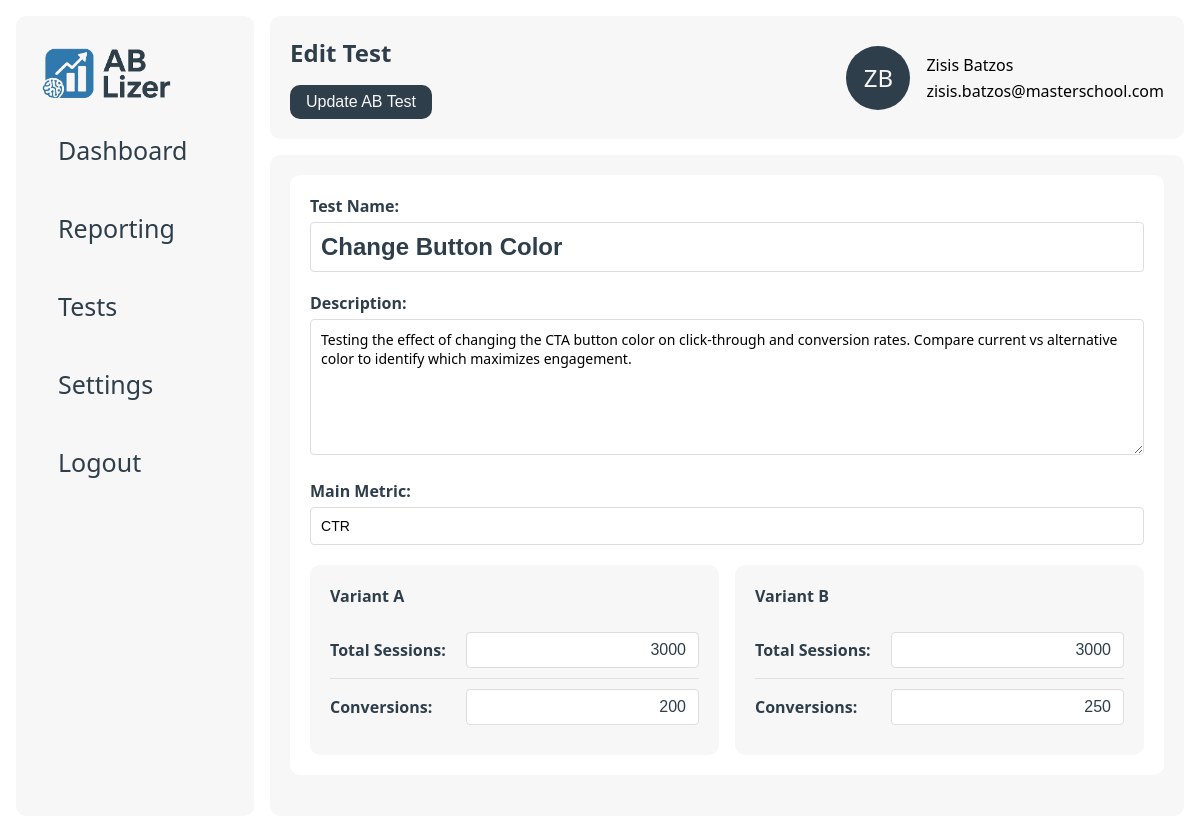
The app's page /edit/2/54 (signed in) with its own data.
### data/models.py (models this page shows)
class users(db.Model):
    __tablename__ = 'users'
    id = db.Column(db.Integer, primary_key=True)
    company_id = db.Column(db.Integer, db.ForeignKey('companies.id'), nullable=False)
    name = db.Column(db.String(255), nullable=False)
    email = db.Column(db.String(255), nullable=False, unique=True)
    password_hash = db.Column(db.String(255), nullable=True)  # Nullable for existing users
    llm_model = db.Column(db.String(100), nullable=False, default='openai-gpt-4o-mini')
    __repr__ = lambda self: f'<User {self.name}>'
    __str__ = lambda self: f'{self.name} - {self.email}'

class ab_tests(db.Model):
    __tablename__ = 'ab_tests'
    id = db.Column(db.Integer, primary_key=True)
    company_id = db.Column(db.Integer, db.ForeignKey('companies.id'), nullable=False)
    name = db.Column(db.String(255), nullable=False)
    description = db.Column(db.Text, nullable=False)
    metric = db.Column(db.String(255), nullable=False)
    created_at = db.Column(db.DateTime, nullable=False)
    __repr__ = lambda self: f'<Ab_Test {self.id}>'
    __str__ = lambda self: f'{self.id}'

class variants(db.Model):
    __tablename__ = 'variants'
    id = db.Column(db.Integer, primary_key=True)
    test_id = db.Column(db.Integer, db.ForeignKey('ab_tests.id'), nullable=False)
    name = db.Column(db.String(255), nullable=False)
    impressions = db.Column(db.Integer, nullable=False)
    conversions = db.Column(db.Integer, nullable=False)
    conversion_rate = db.Column(db.Float, nullable=False)
    __repr__ = lambda self: f'<Variant {self.id}>'
    __str__ = lambda self: f'{self.id}'

### app.py (the view)
@app.route("/edit/<int:user_id>/<int:test_id>")
@login_required
def edit_test_page(user_id, test_id):
    user = db_manager.get_user(user_id)
    test = db_manager.get_test(test_id, user.company_id)
    variants = db_manager.get_variants(test_id)
    report = db_manager.get_report(test_id)
    return render_template("edit.html", user=user, test=test, variants=variants, report=report)

### app.py (called while the page is built)
def login_required(f):
    @wraps(f)
    def decorated_function(*args, **kwargs):
        if 'user_id' not in session:
            flash('Please log in to access this page.', 'error')
            return redirect(url_for('login'))
        return f(*args, **kwargs)
    return decorated_function

@app.template_filter('initials')
def get_initials(name):
    if not name:
        return ''
    parts = name.strip().split()
    if len(parts) >= 2:
        return (parts[0][0] + parts[1][0]).upper()
    elif len(parts) == 1:
        return parts[0][:2].upper()
    return ''

### data/db_manager.py (called while the page is built)
    def get_test(self, test_id, company_id):
        return ab_tests.query.filter_by(id=test_id, company_id=company_id).first()

    def get_variants(self, test_id):
        return variants.query.filter_by(test_id=test_id).all()

    def get_report(self, test_id):
        return reports.query.filter_by(test_id=test_id).first()

    def get_user(self, user_id):
        return users.query.filter_by(id=user_id).first()

### templates/edit.html (shortened to what this page needs)
{% extends "base.html" %}
{% block page_title %}Edit Test{% endblock %}
{% block page_button %}
    <div class="button-container">
        <button form="edit-form" class="btn" type="submit">Update AB Test</button>
    </div>
{% endblock %}
{% block content %}
    <div class="card big">
        <form id="edit-form" method="post" action="">
            <div class="form-group">
                <label class="details-label" for="name">Test Name:</label>
                <input type="text" class="details-head" id="name" name="name" value="{{ test.name }}">
            </div>
            <div class="form-group">
                <label class="details-label" for="description">Description:</label>
                <textarea class="details-textarea" id="description" name="description"
                          rows="6">{{ test.description }}</textarea>
            </div>
            <div class="form-group">
                <label class="details-label" for="metric">Main Metric:</label>
                <input type="text" id="metric" name="metric" value="{{ test.metric }}">
            </div>
            {% if variants != [] %}
                <div class="column-grid-2">
                    {% for variant in variants %}
                        <div class="metrics-card">
                            <h4>{{ variant.name }}</h4>
                            <div class="details-form-group">
                                <label class="details-label" for="sessions_{{ loop.index }}">Total Sessions:</label>
                                <input class="details-input right" type="text" id="sessions_{{ loop.index }}"
                                       name="sessions[]"
                                       value="{{ variant.impressions }}">
                            </div>
                            <div class="details-form-group">
                                <label class="details-label" for="conversions_{{ loop.index }}">Conversions:</label>
                                <input class="details-input right" type="text" id="conversions_{{ loop.index }}"
                                       name="conversions[]" value="{{ variant.conversions }}">
                            </div>
                        </div>
                    {% endfor %}
                </div>
            {% else %}
                <button class="btn" id="addVariantBtn">Add Variants</button>
            {% endif %}
        </form>
    </div>
{% endblock %}

### templates/base.html (shortened to what this page needs)
<!DOCTYPE html>
<html lang="en">
<head>
    <link href="{{ url_for('static', filename='style.css') }}" rel="stylesheet">
</head>
<body>
<div class="main-wrapper">
    <div class="sidenav" id="mySidenav">
        <div class="sidenav-container">
            <a class="logo" href="/"><img src="{{ url_for('static', filename='logo_ab-lizer.png') }}" height="50px"></a>
            <a href="/">
                <div class="tab">Dashboard</div>
            </a>
            <a href="/reports/{{ user.id }}">
                <div class="tab">Reporting</div>
            </a>
            <a href="/tests/{{ user.id }}">
                <div class="tab">Tests</div>
            </a>
            <a href="/settings/{{ user.id }}">
                <div class="tab">Settings</div>
            </a>
            <a href="{{ url_for('logout') }}">
                <div class="tab">Logout</div>
            </a>
        </div>
    </div>
    <div class="wrapper">
        <nav>
            <div class="container navigation">
                <div class="hero">
                    <h1>{% block page_title %}{% endblock %}</h1>
                    {% block page_button %}{% endblock %}
                </div>
                <div class="col-wrapper">
                    <div class="profile">
                        <div class="profile-image">{{ user.name|initials }}</div>
                    </div>
                    <div class="profile-info">
                        <div>
                            {{ user.name }}
                        </div>
                        <div>
                            {{ user.email }}
                        </div>
                    </div>
            </div>
        </nav>
        <main class="container">
            {% block content %}{% endblock %}
        </main>
    </div>
</div>
</body>
</html>

### static/style.css (style rules this page uses)
:root { --primary: #2E3E4A; --secondary: #F7F7F7; --accent: #317AAE; --gradient: linear-gradient(180deg, rgba(25, 82, 133, 1) 0%, rgba(49, 122, 174, 1) 100%); --danger: #ef4444; --bg: #ffffff; --radius: 10px; --shadow: 0 2px 8px rgba(30, 41, 59, 0.06); --font-primary: 'Segoe UI', 'Roboto', Arial, sans-serif; }
* { box-sizing: border-box; }
body { font-family: var(--font-primary), sans-serif; background: var(--bg); margin: 0; padding: 0; }
nav { background: var(--bg); }
main { overflow-y: scroll; }
h1, h2, h3, h4, h5, h6, p { margin-top: 0; color: var(--primary); }
a { color: var(--primary); text-decoration: none; }
.hero { display: flex; flex-direction: column; justify-content: center; gap: 16px; }
.main-wrapper { display: flex; padding: 16px; }
.wrapper { width: 100%; height: 100vh; padding-left: 16px; align-self: stretch; gap: 16px; display: flex; flex-direction: column; }
.container { padding: 20px 20px; background: var(--secondary); border-radius: var(--radius); height: 100%; }
.container.navigation { display: flex; justify-content: space-between; align-items: center; }
.container.navigation h1 { margin-bottom: 0; }
.logo { font-size: 1.5rem; font-weight: bold; text-decoration: none; }
.profile-image { display: flex; align-items: center; justify-content: center; border-radius: 50%; background-color: var(--primary); padding: 2px; width: 64px; height: 64px; font-size: 24px; color: var(--secondary); }
.profile-info { display: flex; flex-direction: column; gap: 4px; justify-content: center; }
input[type="text"] { padding: 8px 12px; border: 1px solid var(--border); border-radius: var(--radius); font-size: 1rem; margin-right: 8px; width: 100%; }
.sidenav { width: 300px; background-color: var(--bg); position: static; height: 100vh; overflow-x: hidden; }
.sidenav a { color: var(--primary); text-decoration: none; font-size: 25px; display: block; }
.sidenav .tab { padding: 16px 16px; color: var(--primary); text-decoration: none; font-size: 25px; display: block; transition: 0.3s; border-radius: var(--radius); }
.sidenav-container { display: flex; flex-direction: column; gap: 12px; background-color: var(--secondary); border-radius: var( --radius); padding: 32px 26px; height: 100%; }
.card { border-radius: var( --radius); padding: 20px; min-width: 200px; background-color: var(--bg); }
.card.big { width: 100%; }
.col-wrapper { display: flex; gap: 16px; flex-wrap: wrap; flex-grow: 0; flex-direction: row; }
.column-grid-2 { display: grid; grid-template-columns: repeat(2, 1fr); gap: 16px; width: 100%; }
.form-group { margin-bottom: 20px; }
.form-group label { display: block; margin-bottom: 5px; font-weight: 600; }
.form-group input, .form-group textarea { width: 100%; padding: 10px; border: 1px solid #ddd; border-radius: 4px; font-size: 14px; }
.details-head[type="text"] { font-size: 24px; font-weight: bold; color: var(--primary); border: 1px solid #ddd; }
.details-label { font-weight: 600; color: var(--primary); }
.details-input[type="text"] { width: unset; color: var(--primary); border: 1px solid #ddd; border-radius: 4px; margin: 0; }
.details-input[type="text"].right { text-align: right; }
.details-textarea { border: 1px solid #ddd; padding: 10px; font-size: 16px; }
.details-form-group { display: flex; justify-content: space-between; align-items: center; padding: 10px 0; border-bottom: 1px solid #e0e0e0; }
.details-form-group:last-child { border-bottom: none; }
textarea { font-family: var(--font-primary), sans-serif; resize: vertical; }
.button-container { display: flex; justify-content: flex-start; gap: 12px; }
.btn { padding: 8px 16px; border: none; border-radius: var(--radius); font-size: 1rem; cursor: pointer; background: var(--primary); color: var(--secondary); }
.metrics-card { background: var(--secondary); padding: 20px; border-radius: var(--radius); }
.metrics-card h4 { margin-bottom: 15px; color: var(--primary); }

### records on screen
users: name|initials "ZB", name "Zisis Batzos", email "zisis.batzos@masterschool.com"
ab_tests: name "Change Button Color", description "Testing the effect of changing the CTA button color on click-through and conversion rates. Compare current vs alternative color to identify which maximizes engagement.", metric "CTR"
variants: name "Variant A", impressions "3000", conversions "200"
variants: name "Variant B", impressions "3000", conversions "250"
